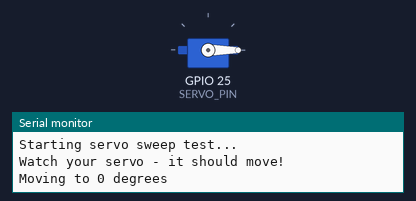
Bench run of a sketch on a simulated ESP32. Shown: servo, the last lines printed to the serial monitor.

Above: at 1.05 s.
At 3.75 s:
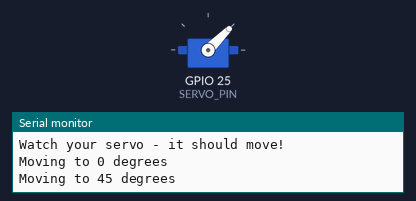
At 6.5 s:
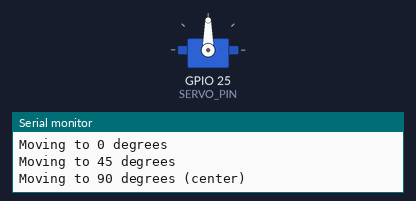
At 12.0 s:
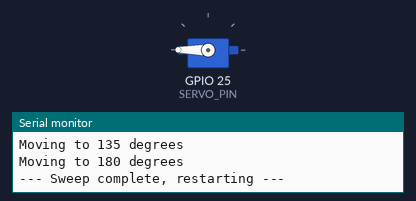
Timing chart, 0 to 15.3 s (numbered marks = the images above):
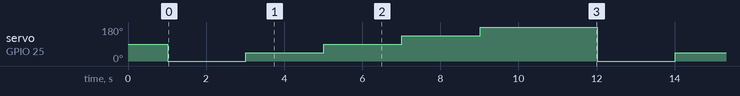

The sketch:

NorthFInDebug.ino
```cpp
  /*******************************************************************************
 * SIMPLE SERVO TEST - North Fin Only
 * Just sweeps the servo back and forth to verify it works
 *
 * CONNECTIONS:
 * ------------
 * Servo (North Fin):
 *   BROWN wire  -> ESP32 GND
 *   RED wire    -> ESP32 3.3V  (you said you connected to 3.3V)
 *   ORANGE wire -> ESP32 GPIO 25
 *
 * This will make the servo sweep slowly back and forth
 * If servo doesn't move, check power or try different GPIO pin
 ******************************************************************************/

#include <ESP32Servo.h>

Servo northServo;

const int SERVO_PIN = 25;

void setup() {
  Serial.begin(115200);
  delay(1000);

  Serial.println("========================================");
  Serial.println("  SIMPLE SERVO TEST - North Fin");
  Serial.println("========================================");
  Serial.println();

  Serial.print("Attaching servo to GPIO 25... ");
  northServo.attach(SERVO_PIN);
  Serial.println("OK");

  Serial.println();
  Serial.println("Starting servo sweep test...");
  Serial.println("Watch your servo - it should move!");
  Serial.println();
}

void loop() {
  // Sweep from 0 to 180 degrees
  Serial.println("Moving to 0 degrees");
  northServo.write(0);
  delay(2000);  // Wait 2 seconds

  Serial.println("Moving to 45 degrees");
  northServo.write(45);
  delay(2000);

  Serial.println("Moving to 90 degrees (center)");
  northServo.write(90);
  delay(2000);

  Serial.println("Moving to 135 degrees");
  northServo.write(135);
  delay(2000);

  Serial.println("Moving to 180 degrees");
  northServo.write(180);
  delay(2000);

  Serial.println();
  Serial.println("--- Sweep complete, restarting ---");
  Serial.println();
  delay(1000);
}
```

Measured:
- by itself, servo on GPIO 25 (SERVO_PIN): repeats every 11.0 s: 45° 2.0 s, 90° 2.0 s, 135° 2.0 s, 180° 3.0 s, 0° 2.0 s
